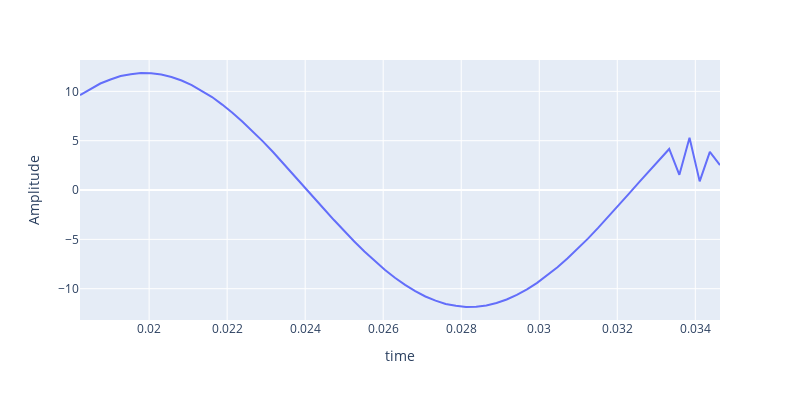
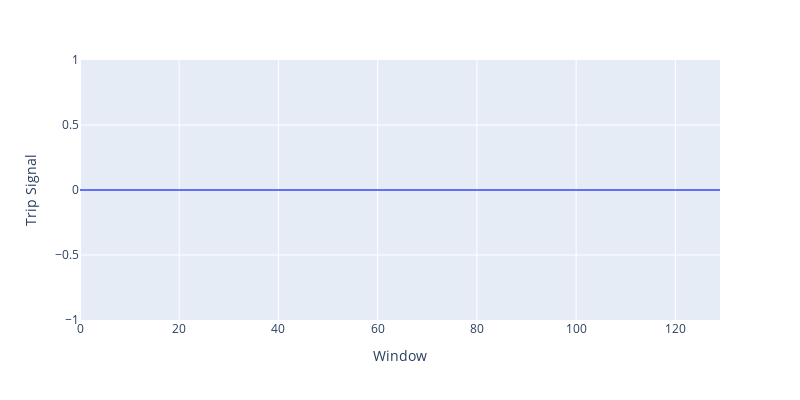

The notebook cell saved with these charts, in order:
### Code cell
signal, t = dataset.__getitem__(200, data_plot=True)
fig = px.line(
    x=t,
    y=signal,
    width=800,
    height=400,
    labels=dict(x="time", y="Amplitude", color="Predictions"),
)
fig.show()
fig = px.line(
    x=sample_df.index,
    y=sample_df["Pred label"],
    width=800,
    height=400,
    labels=dict(x="Window", y="Trip Signal", color="Predictions"),
    line_shape="hv",
)
fig.show()

### Figure 1 — Plotly figure (JSON) as saved in the notebook; plotly's stock layout.template omitted (floating-point values rounded to 4 significant figures)
{"data": [{"hovertemplate": "time=%{x}<br>Amplitude=%{y}<extra></extra>", "legendgroup": "", "line": {"color": "#636efa", "dash": "solid"}, "marker": {"symbol": "circle"}, "mode": "lines", "name": "", "orientation": "v", "showlegend": false, "type": "scatter", "x": [0.01823, 0.01849, 0.01875, 0.01901, 0.01927, 0.01953, 0.01979, 0.02005, 0.02031, 0.02057, 0.02083, 0.02109, 0.02135, 0.02161, 0.02187, 0.02213, 0.02239, 0.02265, 0.02292, 0.02318, 0.02344, 0.0237, 0.02396, 0.02422, 0.02448, 0.02474, 0.025, 0.02526, 0.02552, 0.02578, 0.02604, 0.0263, 0.02656, 0.02682, 0.02708, 0.02734, 0.0276, 0.02786, 0.02812, 0.02838, 0.02864, 0.0289, 0.02916, 0.02943, 0.02969, 0.02995, 0.03021, 0.03047, 0.03073, 0.03099, 0.03125, 0.03151, 0.03177, 0.03203, 0.03229, 0.03255, 0.03281, 0.03307, 0.03333, 0.03359, 0.03385, 0.03411, 0.03437, 0.03463], "xaxis": "x", "y": [9.627, 10.24, 10.8, 11.21, 11.55, 11.74, 11.86, 11.83, 11.71, 11.45, 11.1, 10.64, 10.07, 9.422, 8.659, 7.835, 6.911, 5.965, 4.929, 3.851, 2.726, 1.591, 0.4277, -0.7339, -1.893, -3.044, -4.155, -5.221, -6.236, -7.187, -8.084, -8.89, -9.619, -10.25, -10.79, -11.21, -11.54, -11.74, -11.85, -11.83, -11.71, -11.44, -11.1, -10.63, -10.07, -9.411, -8.661, -7.822, -6.913, -5.95, -4.928, -3.842, -2.726, -1.583, -0.4225, 0.7454, 1.898, 3.051, 4.159, 1.542, 5.304, 0.8753, 3.865, 2.525], "yaxis": "y"}], "layout": {"height": 400, "legend": {"tracegroupgap": 0}, "margin": {"t": 60}, "width": 800, "xaxis": {"anchor": "y", "domain": [0, 1], "title": {"text": "time"}}, "yaxis": {"anchor": "x", "domain": [0, 1], "title": {"text": "Amplitude"}}}}

### Figure 2 — Plotly figure (JSON) as saved in the notebook; plotly's stock layout.template omitted (floating-point values rounded to 4 significant figures; data arrays with more than 128 entries replaced by an {"elided": "..."} marker saying what was removed)
{"data": [{"hovertemplate": "Window=%{x}<br>Trip Signal=%{y}<extra></extra>", "legendgroup": "", "line": {"color": "#636efa", "dash": "solid", "shape": "hv"}, "marker": {"symbol": "circle"}, "mode": "lines", "name": "", "orientation": "v", "showlegend": false, "type": "scatter", "x": {"elided": "130 int values"}, "xaxis": "x", "y": {"elided": "130 int values"}, "yaxis": "y"}], "layout": {"height": 400, "legend": {"tracegroupgap": 0}, "margin": {"t": 60}, "width": 800, "xaxis": {"anchor": "y", "domain": [0, 1], "title": {"text": "Window"}}, "yaxis": {"anchor": "x", "domain": [0, 1], "title": {"text": "Trip Signal"}}}}
